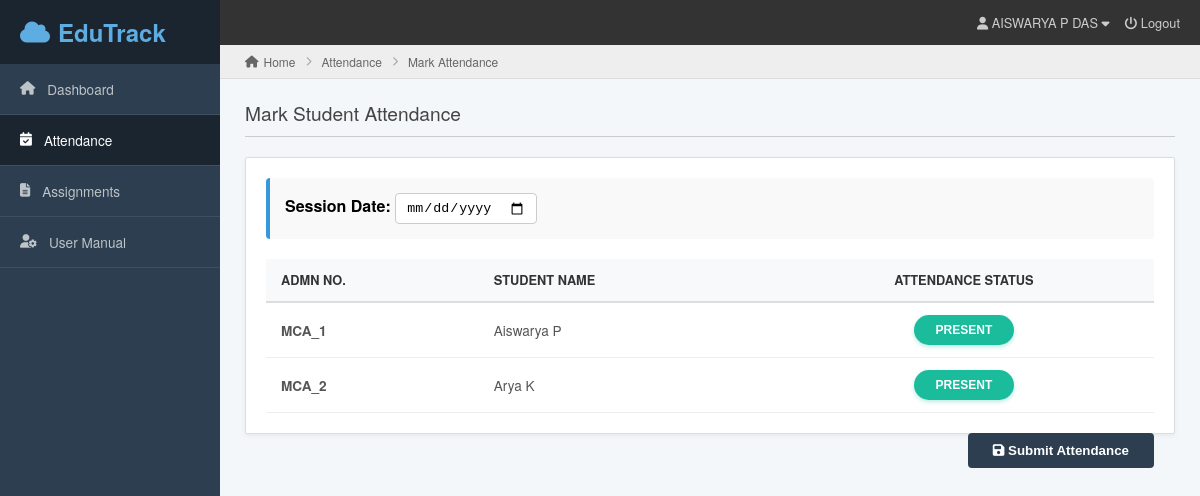
The page /faculty/attendance/ (signed in) on the database its author committed.
### Admin/models.py (models this page shows, shortened)
class Student(models.Model):
    admission_number = models.CharField(max_length=30, unique=True)
    name = models.CharField(max_length=100)
    email = models.EmailField(unique=True)
    phone = models.CharField(max_length=15)
    department = models.CharField(max_length=50)
    course = models.CharField(max_length=10)  # BCA / MCA
    academic_batch = models.CharField(max_length=20)  # previously course_batch
    file_batch = models.CharField(max_length=5)  # A/B/C/D
    password = models.CharField(max_length=255)

### faculty/views.py (the view, shortened to what this page needs)
# urls.py: path('attendance/', views.attendance_mark, name='attendance_mark'),
def attendance_mark(request):
    if 'faculty_id' not in request.session:
        return redirect('/faculty/login/')
    faculty_id = request.session['faculty_id']
    Student = apps.get_model('Admin', 'Student')
    ProjectGroup = apps.get_model('Admin', 'ProjectGroup')
    group = ProjectGroup.objects.filter(faculty_id=faculty_id).first()
    students = Student.objects.filter(projectgroup=group) if group else []
    today_date = date.today()
    return render(request, 'faculty/attendance_mark.html', {
        'students': students,
        'today_date': today_date
    })

### faculty/templates/faculty/attendance_mark.html (shortened to what this page needs)
<!doctype html>
<html lang="en">
  <head>
    <link
      rel="stylesheet"
      href="https://cdnjs.cloudflare.com/ajax/libs/font-awesome/6.5.0/css/all.min.css"
    />
  </head>
  <body>
    <div class="sidebar">
      <div class="sidebar-brand"><i class="fa-solid fa-cloud"></i>EduTrack</div>
      <a href="#" class="nav-item"
        ><i class="fa-solid fa-house"></i> Dashboard</a
      >
      <a href="#" class="nav-item active"
        ><i class="fa-solid fa-calendar-check"></i> Attendance</a
      >
      <a href="#" class="nav-item"
        ><i class="fa-solid fa-file-lines"></i> Assignments</a
      >
      <a href="#" class="nav-item"
        ><i class="fa-solid fa-user-gear"></i> User Manual</a
      >
    </div>
    <div class="main-wrapper">
      <div class="top-navbar">
        <div style="display: flex; gap: 15px; align-items: center">
          <span
            ><i class="fa-solid fa-user"></i> AISWARYA P DAS
            <i class="fa-solid fa-caret-down"></i
          ></span>
          <span><i class="fa-solid fa-power-off"></i> Logout</span>
        </div>
      </div>
      <div class="breadcrumb-bar">
        <i class="fa-solid fa-house"></i> Home
        <i
          class="fa-solid fa-chevron-right"
          style="font-size: 0.6rem; color: #aaa; margin: 0 5px"
        ></i>
        Attendance
        <i
          class="fa-solid fa-chevron-right"
          style="font-size: 0.6rem; color: #aaa; margin: 0 5px"
        ></i>
        Mark Attendance
      </div>
      <div class="content-area">
        <h2 class="page-title">Mark Student Attendance</h2>
        <div class="card">
          <form method="POST">
            <div class="date-picker-wrap">
              <label for="attendance-date"
                ><strong>Session Date:</strong></label
              >
              <input
                type="date"
                id="attendance-date"
                name="selected_date"
                min="{{ today_date }}"
                value="{{ today_date }}"
                required
              />
            </div>
            <table>
              <thead>
                <tr>
                  <th>Admn No.</th>
                  <th>Student Name</th>
                  <th style="text-align: center">Attendance Status</th>
                </tr>
              </thead>
              <tbody>
                {% for student in students %}
                <tr>
                  <td><strong>{{ student.admission_number }}</strong></td>
                  <td>{{ student.name }}</td>
                  <td style="text-align: center">
                    <button
                      type="button"
                      class="toggle-btn present"
                      onclick="toggleStatus(this)"
                    >
                      Present
                    </button>
                  </td>
                </tr>
                {% endfor %}
              </tbody>
            </table>
            <button type="submit" class="save-btn">
              <i class="fa-solid fa-floppy-disk"></i> Submit Attendance
            </button>
          </form>
        </div>
      </div>
    </div>
  </body>
</html>

### faculty/templates/faculty/attendance_mark.html (style rules this page uses)
:root { --et-dark: #2c3e50; --et-sidebar: #34495e; --et-bg: #f4f7f9; --et-accent: #3498db; --et-border: #dcdde1; --et-present: #1abc9c; --et-absent: #e74c3c; }
body { margin: 0; font-family: "Helvetica Neue", Helvetica, Arial, sans-serif; background: var(--et-bg); display: flex; min-height: 100vh; }
.sidebar { width: 220px; background: var(--et-dark); color: white; flex-shrink: 0; position: sticky; top: 0; height: 100vh; }
.sidebar-brand { padding: 15px 20px; background: #1a252f; font-size: 1.5rem; font-weight: bold; display: flex; align-items: center; gap: 8px; color: #5dade2; }
.nav-item { padding: 15px 20px; display: flex; align-items: center; gap: 12px; color: #bdc3c7; text-decoration: none; border-bottom: 1px solid #3e4f5f; font-size: 0.85rem; }
.nav-item:hover, .nav-item.active { background: #1a252f; color: white; }
.main-wrapper { flex-grow: 1; display: flex; flex-direction: column; }
.top-navbar { background: #333; color: #ccc; height: 45px; display: flex; align-items: center; padding: 0 20px; font-size: 0.8rem; justify-content: space-between; }
.breadcrumb-bar { background: #eeeeee; padding: 8px 25px; border-bottom: 1px solid #ddd; font-size: 0.75rem; color: #666; display: flex; align-items: center; gap: 5px; }
.content-area { padding: 20px 25px; }
.page-title { border-bottom: 1px solid #ccc; margin: 0 0 20px 0; padding-bottom: 10px; color: #444; font-size: 1.2rem; font-weight: 500; }
.card { background: white; border: 1px solid var(--et-border); border-radius: 2px; padding: 20px; box-shadow: 0 2px 5px rgba(0, 0, 0, 0.05); }
.date-picker-wrap { background: #f9f9f9; padding: 15px; border-radius: 4px; margin-bottom: 20px; border-left: 4px solid var(--et-accent); }
input[type="date"] { padding: 6px 10px; border: 1px solid #ccc; border-radius: 4px; }
table { width: 100%; border-collapse: collapse; margin-top: 10px; }
th { background: #f8f9fa; color: #333; padding: 12px 15px; text-align: left; font-size: 0.8rem; text-transform: uppercase; border-bottom: 2px solid #ddd; }
td { padding: 12px 15px; border-bottom: 1px solid #eee; font-size: 0.85rem; color: #555; }
.toggle-btn { padding: 8px 16px; border: none; border-radius: 20px; cursor: pointer; color: white; font-size: 0.75rem; font-weight: bold; min-width: 100px; transition: 0.2s; text-transform: uppercase; }
.present { background-color: var(--et-present); box-shadow: 0 2px 4px rgba(26, 188, 156, 0.3); }
.save-btn { margin-top: 20px; padding: 10px 25px; background-color: var(--et-dark); color: white; border: none; border-radius: 4px; cursor: pointer; float: right; font-weight: bold; }

### rows shown on the page
Student: admission_number "MCA_1", name "Aiswarya P"
Student: admission_number "MCA_2", name "Arya K"
